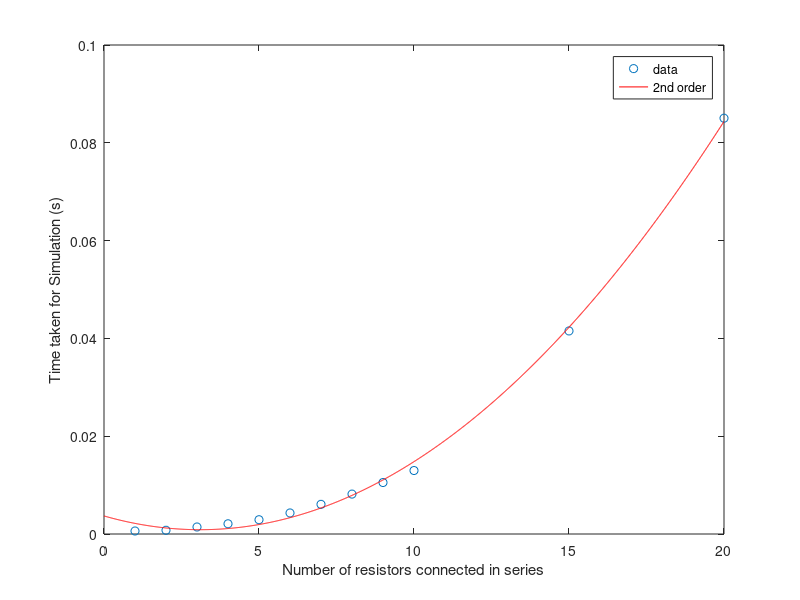

Reproduce this figure in MATLAB.
clear all; close all; clc;

data=load('add_series.txt');
num = data(:,1);
n001 = data(:,2);

p2=polyfit(num,n001,2);

xx=0:0.01:20;
line_2=p2(1)*xx.^2+p2(2)*xx+p2(3);

figure(1);clf;
plot(num, n001,'o');
hold on;
plot(xx,line_2,'r');
legend('data','2nd order');
xlabel('Number of resistors connected in series');
ylabel('Time taken for Simulation (s)');

